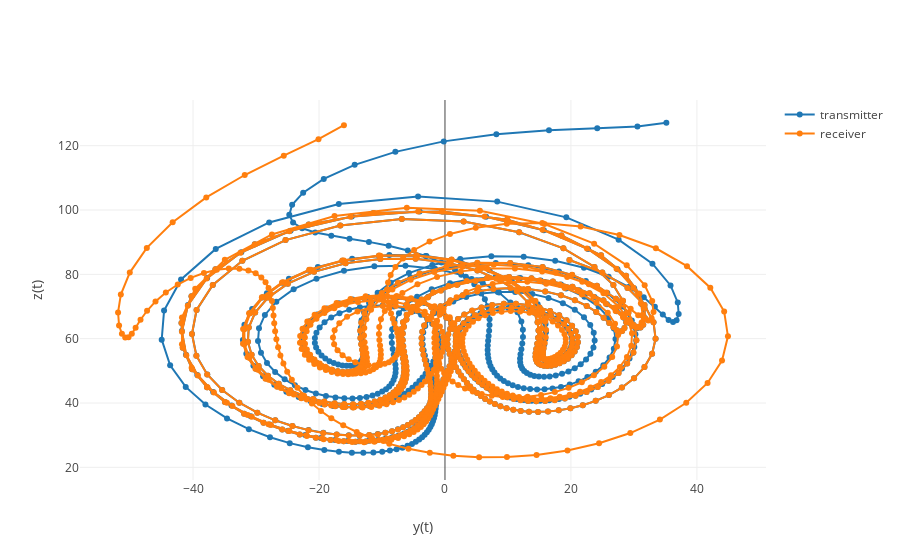

Notebook code cell kept with this figure:
### Code cell
layout = go.Layout(
    xaxis=dict(title='y(t)'),
    yaxis=dict(title='z(t)'),
)

figure = go.Figure([
    go.Scatter(x=yt, y=zt, mode='lines+markers', name='transmitter'),
    go.Scatter(x=yr, y=zr, mode='lines+markers', name='receiver'),
], layout)

py.iplot(figure)

### Figure 1 — Plotly figure (JSON) as saved in the notebook; plotly's stock layout.template omitted (floating-point values rounded to 4 significant figures; data arrays with more than 128 entries replaced by an {"elided": "..."} marker saying what was removed)
{"data": [{"mode": "lines+markers", "name": "transmitter", "type": "scatter", "uid": "7a4fcda5-9f87-4d9b-bfa2-866c8b576ab9", "x": {"elided": "1001 float values"}, "y": {"elided": "1001 float values"}}, {"mode": "lines+markers", "name": "receiver", "type": "scatter", "uid": "831d663f-80b1-4e5d-949f-faca781b1044", "x": {"elided": "1001 float values"}, "y": {"elided": "1001 float values"}}], "layout": {"xaxis": {"title": "y(t)"}, "yaxis": {"title": "z(t)"}}}
